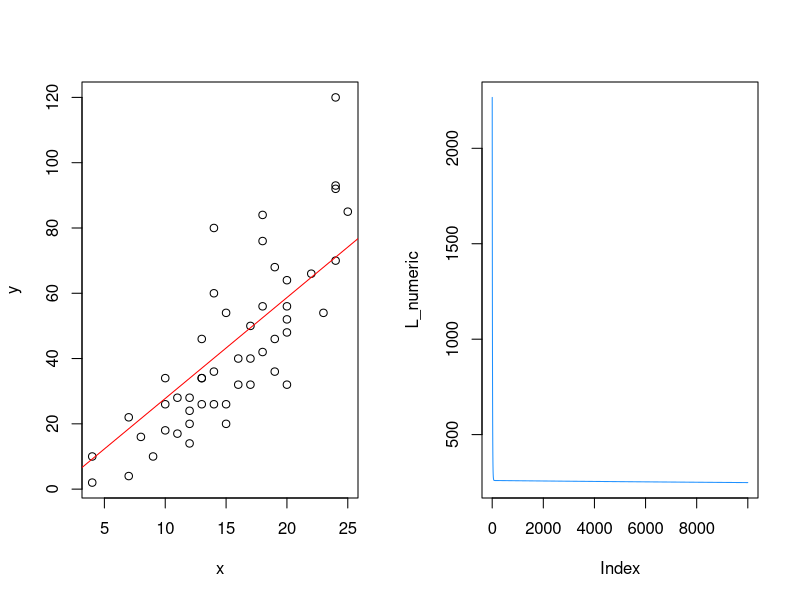

Reproduce this figure in R. (Note: this script raises an error after producing the figure.)
## ---- chunk 1
#| echo: false
#| message: false
#| output: false
#| vscode: {languageId: r}
dir <- "~/work/courses/stat380/weeks/week-7/"
setwd(dir)
## ---- chunk 2
#| message: false
#| results: hide
#| output: false
#| vscode: {languageId: r}
packages <- c(
    # Old packages
    "ISLR2",
    "dplyr",
    "tidyr",
    "readr",
    "purrr",
    "glmnet",
    "caret",
    "repr",
    # NEW
    "torch",
    "mlbench"
)

# renv::install(packages)
sapply(packages, require, character.only=TRUE)
## ---- chunk 3
#| vscode: {languageId: r}
x <- cars$speed
y <- cars$dist
## ---- chunk 4
#| vscode: {languageId: r}
# define the loss function

Loss <- function(b, x, y){
    squares <- (y - b[1] - b[2] * x)^2
    return( mean(squares) )
}

b <- rnorm(2)
Loss(b, cars$speed, cars$dist)
## ---- chunk 5
#| vscode: {languageId: r}
# define a function to compute the gradients

grad <- function(b, Loss, x, y, eps=1e-5){
    b0_up <- Loss( c(b[1] + eps, b[2]), x, y)
    b0_dn <- Loss( c(b[1] - eps, b[2]), x, y)
    
    b1_up <- Loss( c(b[1], b[2] + eps), x, y)
    b1_dn <- Loss( c(b[1], b[2] - eps), x, y)
    
    grad_b0_L <- (b0_up - b0_dn) / (2 * eps)
    grad_b1_L <- (b1_up - b1_dn) / (2 * eps)
    
    return( c(grad_b0_L, grad_b1_L) )
}

grad(b, Loss, cars$speed, cars$dist)
## ---- chunk 6
#| vscode: {languageId: r}
steps <- 9999
L_numeric <- rep(Inf, steps)
eta <- 1e-4
b_numeric <- rep(0.0, 2)

for (i in 1:steps){
    b_numeric <- b_numeric - eta * grad(b_numeric, Loss, cars$speed, cars$dist)
    L_numeric[i] <- Loss(b_numeric, cars$speed, cars$dist)
    if(i %in% c(1:10) || i %% 1000 == 0){
        cat(sprintf("Iteration: %s\t Loss value: %s\n", i, L_numeric[i]))
    }
}
## ---- chunk 7
#| vscode: {languageId: r}
options(repr.plot.width=12, repr.plot.height=7)

par(mfrow=c(1, 2))

plot(x, y)
abline(b_numeric, col="red")

plot(L_numeric, type="l", col="dodgerblue")
## ---- chunk 8
#| vscode: {languageId: r}
x <- torch_randn(c(5, 1), requires_grad=TRUE)
x
## ---- chunk 9
#| vscode: {languageId: r}
f <- function(x){
    torch_norm(x)^10
}

y <- f(x)
y
y$backward()
## ---- chunk 10
#| vscode: {languageId: r}
x$grad
## ---- chunk 11
#| vscode: {languageId: r}
(5 * torch_norm(x)^8) * (2 * x)
## ---- chunk 12
#| vscode: {languageId: r}
x <- torch_randn(c(10, 1), requires_grad=T)
y <- torch_randn(c(10, 1), requires_grad=T)

c(x, y)
## ---- chunk 13
#| vscode: {languageId: r}
f <- function(x, y){
    sum(x * y)
}

z <- f(x, y)
z
z$backward()
## ---- chunk 14
#| vscode: {languageId: r}
c(x$grad, y$grad)
## ---- chunk 15
#| vscode: {languageId: r}
c(x - y$grad, y - x$grad)
## ---- chunk 16
#| vscode: {languageId: r}
x <- torch_tensor(cars$speed, dtype = torch_float())
y <- torch_tensor(cars$dist, dtype = torch_float())

plot(x, y)
## ---- chunk 17
#| vscode: {languageId: r}
b <- torch_zeros(c(2,1), dtype=torch_float(), requires_grad = TRUE)
b
## ---- chunk 18
#| vscode: {languageId: r}
loss <- nn_mse_loss()
## ---- chunk 19
#| vscode: {languageId: r}
b <- torch_zeros(c(2,1), dtype=torch_float(), requires_grad = TRUE) # Initializing variables
steps <- 10000 # Specifying the number of optimization steps
L <- rep(Inf, steps) # Keeping track of the loss


eta <- 0.5 # Specifying the learning rate and the optimizer
optimizer <- optim_adam(b, lr=eta)


# Gradient descent optimization over here
for (i in 1:steps){
    y_hat <- x * b[2] + b[1]
    l <- loss(y_hat, y)
    
    L[i] <- l$item()
    optimizer$zero_grad()
    l$backward()
    optimizer$step()
    
    if(i %in% c(1:10) || i %% 200 == 0){
        cat(sprintf("Iteration: %s\t Loss value: %s\n", i, L[i]))
    }
}
## ---- chunk 20
#| vscode: {languageId: r}
options(repr.plot.width=12, repr.plot.height=7)

par(mfrow=c(1, 2))

plot(x, y)
abline(as_array(b), col="red")

plot(L, type="l", col="dodgerblue")
## ---- chunk 21
#| vscode: {languageId: r}
plot(L_numeric[1:100], type="l", col="red")
lines(L[1:100], col="blue")
## ---- chunk 22
#| vscode: {languageId: r}
df <- Boston %>% drop_na()
head(df)
dim(df)
## ---- chunk 23
#| vscode: {languageId: r}
k <- 5
fold <- sample(1:nrow(df), nrow(df)/2)
fold
## ---- chunk 24
#| vscode: {languageId: r}
train <- df %>% slice(-fold)
test  <- df %>% slice(fold)
## ---- chunk 25
#| vscode: {languageId: r}
nrow(test) + nrow(train) - nrow(df)
## ---- chunk 26
#| vscode: {languageId: r}
model <- lm(medv ~ ., data = train)
summary(model)
## ---- chunk 27
#| vscode: {languageId: r}
y_test <- predict(model, newdata = test)
## ---- chunk 28
#| vscode: {languageId: r}
mspe <- mean((test$medv - y_test)^2)
mspe
## ---- chunk 29
#| vscode: {languageId: r}
k <- 5
folds <- sample(1:k, nrow(df), replace=T)
folds


df_folds <- list()



for(i in 1:k){
    
    df_folds[[i]] <- list()
    
    df_folds[[i]]$train = df[which(folds != i), ]
    
    df_folds[[i]]$test = df[which(folds == i), ]
}
## ---- chunk 30
#| vscode: {languageId: r}
nrow(df_folds[[2]]$train) + nrow(df_folds[[2]]$test) - nrow(df)
## ---- chunk 31
#| vscode: {languageId: r}
nrow(df_folds[[3]]$train) + nrow(df_folds[[4]]$test) - nrow(df)
## ---- chunk 32
#| vscode: {languageId: r}
kfold_mspe <- c()
for(i in 1:k){
    model <- lm(medv ~ ., df_folds[[i]]$train)
    y_hat <- predict(model, df_folds[[i]]$test)
    kfold_mspe[i] <- mean((y_hat - df_folds[[i]]$test$medv)^2)
}
kfold_mspe
## ---- chunk 33
#| vscode: {languageId: r}
# mean(kfold_mspe)
## ---- chunk 34
#| vscode: {languageId: r}
make_folds <- function(df, k){
    
    folds <- sample(1:k, nrow(df), replace=T)

    df_folds <- list()

    for(i in 1:k){
        
        df_folds[[i]] <- list()
        
        df_folds[[i]]$train = df[which(folds != i), ]
        
        df_folds[[i]]$test = df[which(folds == i), ]
    }
    
    return(df_folds)
}
## ---- chunk 35
#| vscode: {languageId: r}
cv_mspe <- function(formula, df_folds){
    
    kfold_mspe <- c()
    
    for(i in 1:length(df_folds)){
        
        model <- lm(formula, df_folds[[i]]$train)
        
        y_hat <- predict(model, df_folds[[i]]$test)
        
        kfold_mspe[i] <- mean((y_hat - df_folds[[i]]$test$medv)^2)
    }
    
    return(mean(kfold_mspe))
}
## ---- chunk 36
#| vscode: {languageId: r}
cv_mspe(medv ~ ., df_folds)
cv_mspe(medv ~ 1, df_folds)
## ---- chunk 37
#| vscode: {languageId: r}
ctrl <- trainControl(method = "cv", number = 5)
## ---- chunk 38
#| vscode: {languageId: r}
model <- train(medv ~ ., data = df, method = "lm", trControl = ctrl)
summary(model)
## ---- chunk 39
#| vscode: {languageId: r}
predictions <- predict(model, df)
## ---- chunk 40
#| vscode: {languageId: r}
ctrl <- trainControl(method = "cv", number = 5)

# Define the tuning grid
grid <- expand.grid(alpha = 1, lambda = seq(0, 0.1, by = 0.001))

# Train the model using Lasso regression with cross-validation
lasso_fit <- train(
    medv ~ ., 
    data = df, 
    method = "glmnet", 
    trControl = ctrl, 
    tuneGrid = grid, 
    standardize = TRUE, 
    family = "gaussian"
)

plot(lasso_fit)
